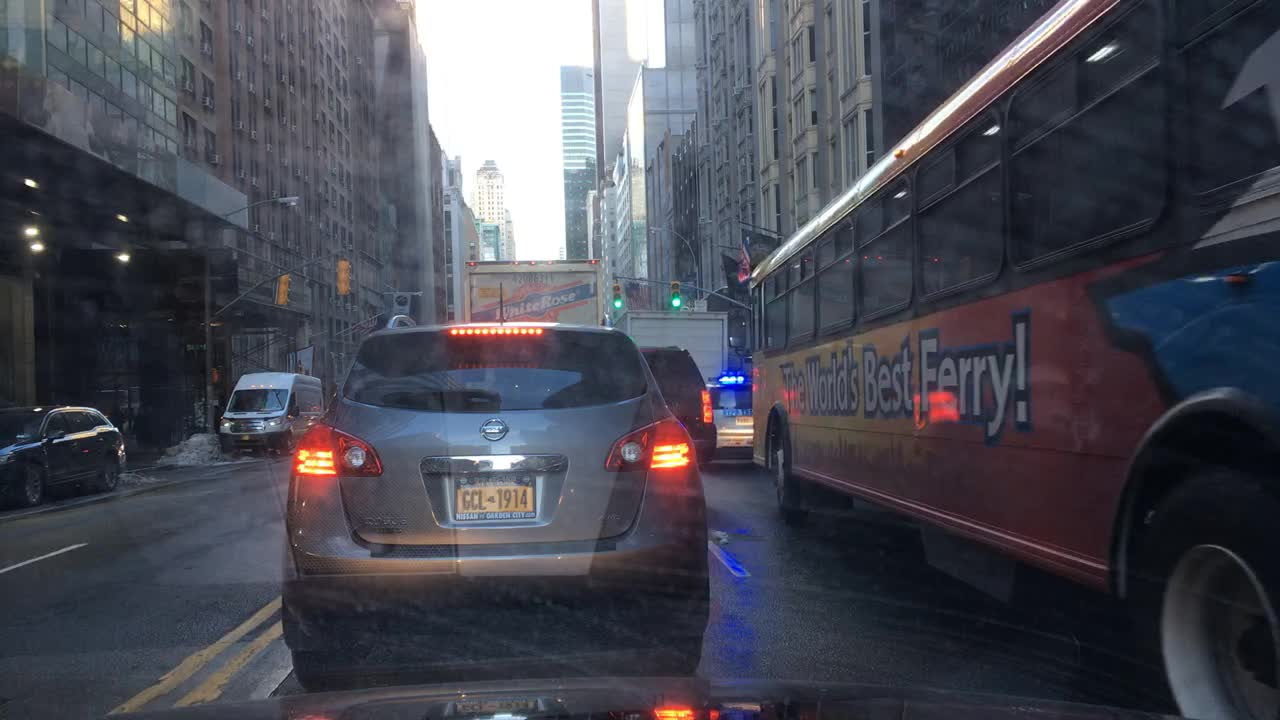
#> input picture tool/managed_system_cv/data/bdd100k/images/train/00091078-59817bb0.jpg, 1280 x 720 px, given in place of ., which was not available
$ python -i plot.py   (imports and definitions only)
#> lines starting #> are read from the running program, lines starting #| are printed output that depends on the picture; pictures that were not available may be replaced by others from this repository, and a replacement may not be noted
#!/usr/bin/env python3
"""
plot_drift.py

Compute and plot KL divergence of images in BDD100K train set
using sliding windows. Each window is compared to the *previous*
window (instead of a fixed reference).

Supports:
- RGB histogram
- Luminance histogram (Y channel)

Usage:
    python plot_drift.py
"""

import os
import numpy as np
from PIL import Image
from scipy.stats import entropy
import matplotlib.pyplot as plt
from tqdm import tqdm

# =======================
# CONFIG
# =======================
TRAIN_DIR = "data/bdd100k/images/train"
WINDOW_SIZE = 500   # number of images per window
STEP_SIZE = 500     # stride between windows
BINS = 16           # histogram bins
RESIZE = (64, 32)   # resize for faster histogramming

# =======================
# UTILS
# =======================
# [5 lines left out: function load_image_paths, not called in this run]

def rgb_histogram(img, bins=BINS):
    arr = np.asarray(img).astype(np.float32) / 255.0
    hists = []
    for c in range(arr.shape[2]):
        hist, _ = np.histogram(arr[...,c].ravel(), bins=bins, range=(0,1), density=True)
        hist += 1e-8
        hists.append(hist/np.sum(hist))
    return np.concatenate(hists)

def luminance_histogram(img, bins=BINS):
    arr = np.asarray(img).astype(np.float32) / 255.0
    if arr.ndim == 3:
        lum = 0.299*arr[...,0] + 0.587*arr[...,1] + 0.114*arr[...,2]
    else:
        lum = arr
    hist, _ = np.histogram(lum.ravel(), bins=bins, range=(0,1), density=True)
    hist += 1e-8
    return hist/np.sum(hist)

def kl_divergence(p, q):
    return entropy(p, q)

def average_distribution(features):
    return np.mean(np.stack(features, axis=0), axis=0)

def compute_window_distribution(image_paths):
    rgb_cur, lum_cur = [], []
    for path in image_paths:
        try:
            img = Image.open(path).convert("RGB").resize(RESIZE)
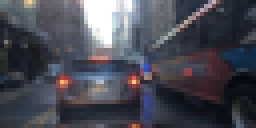
#> img: PIL image 64x32 RGB (shown 4 times larger); mean R, G, B 73.1, 74.2, 84.2
        except:
            continue
        rgb_cur.append(rgb_histogram(img))
#> after the loop in rgb_histogram, `for c in range(arr.shape[2]):`: hists = 3 items
        lum_cur.append(luminance_histogram(img))
#> in luminance_histogram, `lum = 0.299*arr[...,0] + 0.587*arr[...,1] + 0.114*arr[...,2]`:
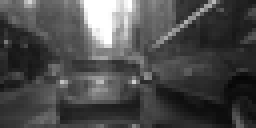
#> lum: shape (32, 64) float32 (shown 4 times larger); min 0.0301, max 1, mean 0.294
#> in luminance_histogram, `hist, _ = np.histogram(lum.ravel(), bins=bins, range=(0,1), density=Tr..`: hist = [0.445, 1.8, 3.41, 2.54, 2.2, 1.86, 1.35, 0.688, 0.367, 0.25, 0.172, 0.125, 0.109, 0.102, 0.0859, 0.508]
#> pass 3 of the loop in compute_window_distribution, `for path in image_paths:`:
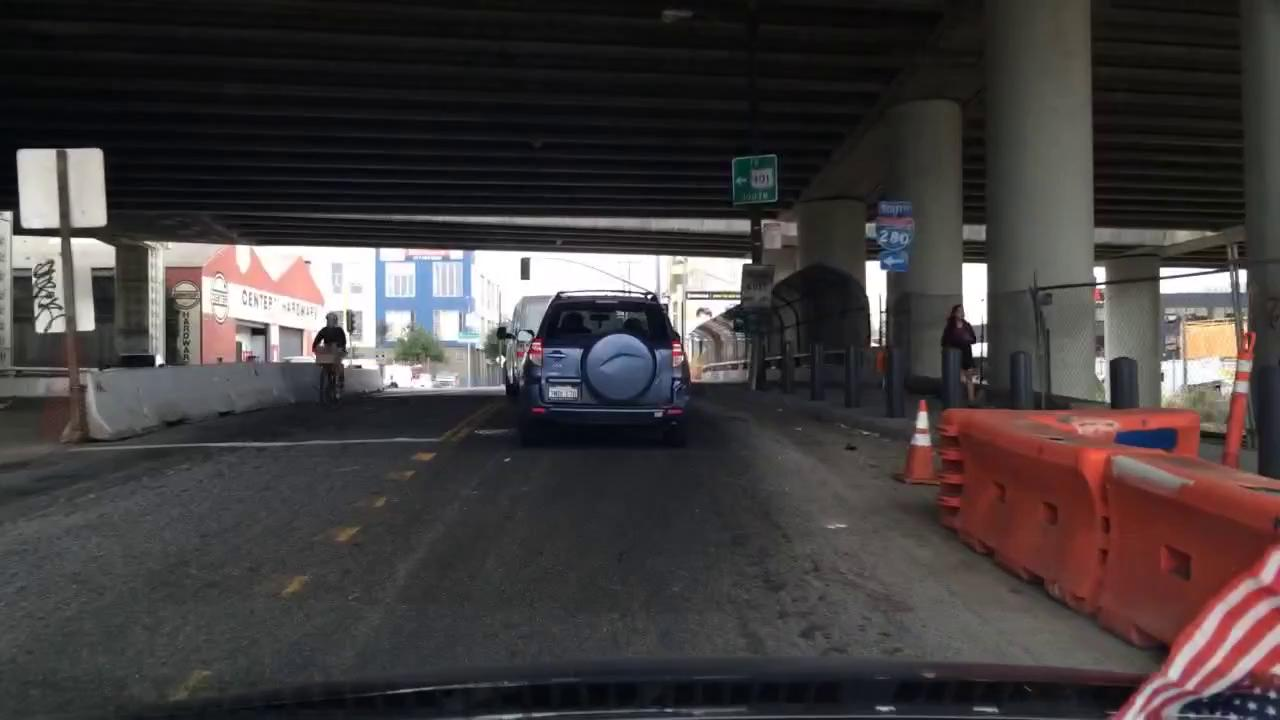
#> input picture tool/managed_system_cv/data/bdd100k/images/train/00cc68dd-3d50a55f.jpg, 1280 x 720 px, given in place of , which was not available
#> in compute_window_distribution, `img = Image.open(path).convert("RGB").resize(RESIZE)`:
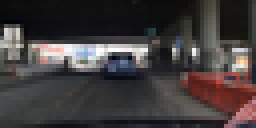
#> img: PIL image 64x32 RGB (shown 4 times larger); mean R, G, B 66.2, 60.9, 61.1
#> in luminance_histogram (call 3), `lum = 0.299*arr[...,0] + 0.587*arr[...,1] + 0.114*arr[...,2]`:
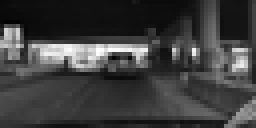
#> lum: shape (32, 64) float32 (shown 4 times larger); min 0.00846, max 1, mean 0.245
#> in luminance_histogram (call 3), `hist, _ = np.histogram(lum.ravel(), bins=bins, range=(0,1), density=Tr..`: hist = [2.07, 2.66, 1.85, 3.77, 2.02, 1.04, 0.656, 0.406, 0.266, 0.234, 0.133, 0.203, 0.18, 0.227, 0.172, 0.109]
#> the loop made 82 passes; the first 3 are shown
    if len(rgb_cur) == 0:
        return None, None
    return average_distribution(rgb_cur), average_distribution(lum_cur)

# =======================
# MAIN
# =======================
# [34 lines left out: function main, not called in this run]

# [2 lines not run here, left out]

>>> result = compute_window_distribution('../../../../tool/managed_system_cv/data/bdd100k/images/train/00091078-59817bb0.jpg')
